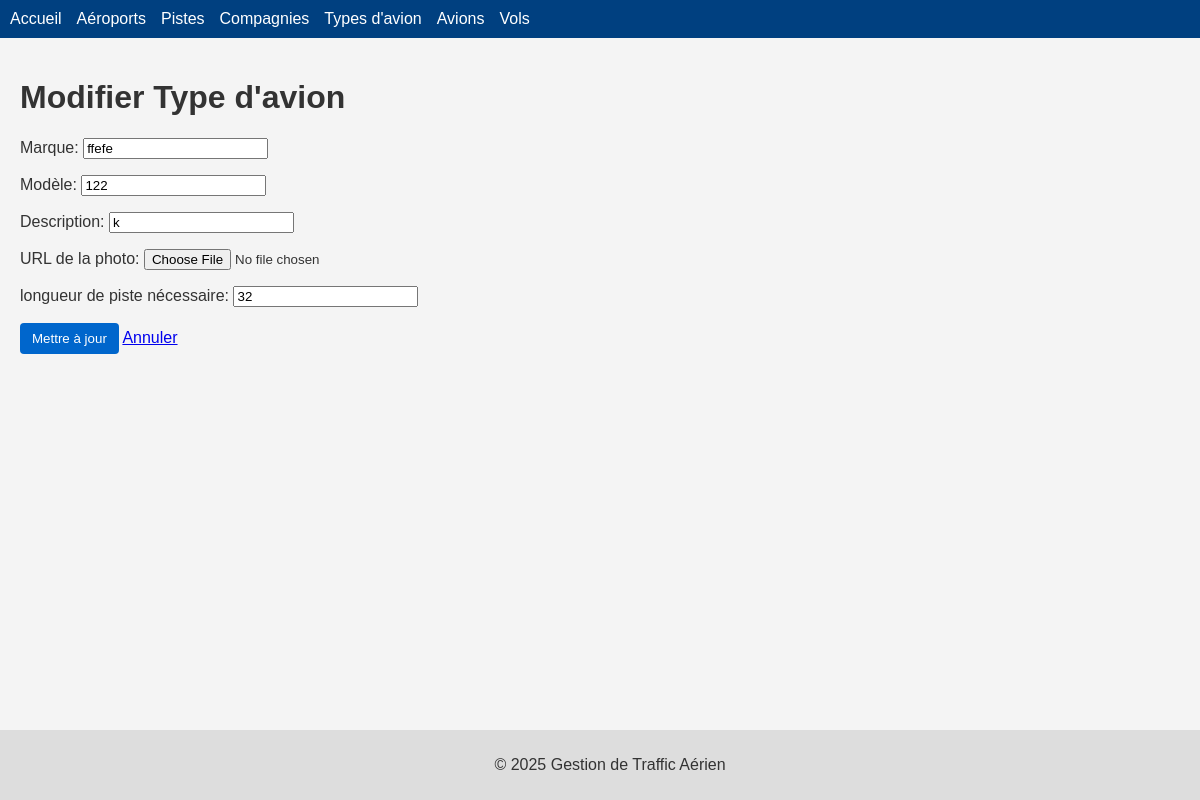
Screenshot of /types/1/edit/ with the database file from the repository.
### avion/models.py (models this page shows, shortened)
class Types(models.Model):
    marque = models.CharField(max_length=100, blank=False)
    modele = models.CharField(max_length=100, blank=False)
    description = models.CharField(max_length=100, blank=False)
    images = models.ImageField(upload_to='avions/', blank=True, null=True)
    longueur = models.IntegerField(blank = False)

### avion/views.py (the view)
# urls.py: path('types/<int:id>/edit/', views.updateTypes, name='updateTypes'),
def updateTypes(request, id):
    inst = get_object_or_404(models.Types, pk=id)
    if request.method == "POST":
        form = typesForm(request.POST, request.FILES, instance=inst)
        if form.is_valid():
            form.save()
            return redirect('avion:afficheTypes')
    else:
        form = typesForm(instance=inst)
    return render(request, "avion/updateTypes.html", {"form": form, "id": id})

### avion/forms.py
class typesForm(ModelForm):
    class Meta:
        model = models.Types
        fields = ('marque', 'modele', 'description', 'images', 'longueur')
        labels = {
        'marque' : _('Marque'),
        'modele' : _('Modèle') ,
        'description' : _('Description'),
        'images' : _('URL de la photo'),
        'longueur': _(' longueur de piste nécessaire'),
        }

### avion/templates/avion/updateTypes.html (shortened to what this page needs)
{% extends 'base.html' %}
{% block content %}
<h1>Modifier Type d'avion</h1>
<form method="post">
  {{ form.as_p }}
  <button type="submit">Mettre à jour</button>
  <a href="{% url 'avion:afficheTypes' %}">Annuler</a>
</form>
{% endblock %}

### avion/static/avion/style.css (style rules this page uses)
body { font-family: Arial, sans-serif; margin: 0; padding: 0; background: #f4f4f4; color: #333; }
.btn, button { display: inline-block; padding: 8px 12px; background: #0066cc; color: #fff; text-decoration: none; border: none; border-radius: 4px; cursor: pointer; }

### rows the page displays
Types: marque "ffefe", modele "122", description "k", longueur "32"
